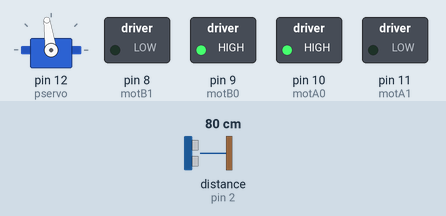
The sketch below on a simulated Arduino Uno, built with avr-gcc and run on an emulated ATmega328P. Shown: servo, switched loads named in the sketch (green lamp = pin HIGH). Wiring (inferred from the names in the program): ultrasonic range finder: trigger pin 3; echo pin 2. The inputs (shaded band) are chosen by the test bench; at power-on: distance to the obstacle (sensor on pin 2) 80 cm. The echo pulse lasts 58.3 µs per cm; pins used as bus, display or sensor lines are not drawn.

Above: at 1.2 s.
1.3 s: distance to the obstacle (sensor on pin 2) set to 30 cm
2.8 s: distance to the obstacle (sensor on pin 2) set to 24 cm
At 5.4 s:
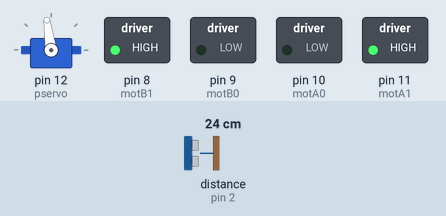
5.8 s: distance to the obstacle (sensor on pin 2) set to 35 cm
At 6.6 s:
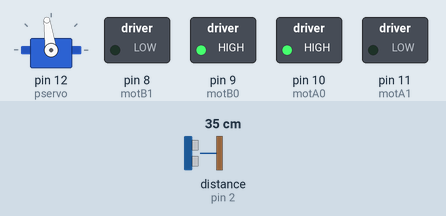
7.7 s: distance to the obstacle (sensor on pin 2) set to 2 cm
At 8.3 s:
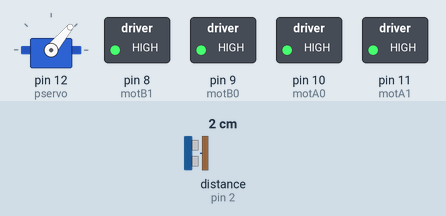
Timing chart, 0 to 11.7 s (numbered marks = the images above; inputs shaded):
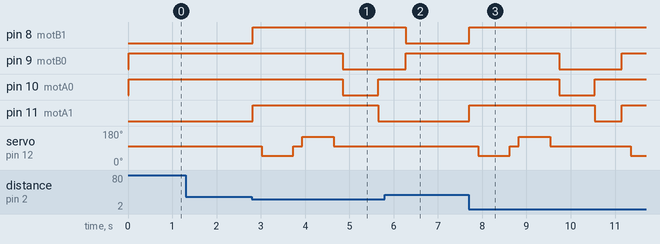

Measured:
- the behaviour switches between 27 and 26 cm on distance to the obstacle (sensor on pin 2) (found by bisection; images 0 and 1)
- after the input at 1.3 s, every drawn part: stays the same
- after the input at 2.8 s, pin 8 (motB1): LOW → HIGH at once; pin 9 (motB0): HIGH → LOW after 2.1 s; pin 10 (motA0): HIGH → LOW after 2.1 s, → HIGH 0.80 s later; pin 11 (motA1): LOW → HIGH at once, → LOW 2.8 s later; servo on pin 12 (pservo): 98° → 50° after 0.22 s, → 98° 0.71 s later, → 150° 0.20 s later, → 98° 0.71 s later
- after the input at 5.8 s, pin 8 (motB1): HIGH → LOW after 0.47 s; pin 11 (motA1): stays LOW (without the input it goes to HIGH after 0.47 s); servo on pin 12 (pservo): stays 98° (without the input it goes to 50° after 0.67 s)
- after the input at 7.7 s, pin 8 (motB1): LOW → HIGH at once; pin 9 (motB0): HIGH → LOW after 2.0 s, → HIGH 1.4 s later

The sketch:

Explorador4WD.ino
```cpp
//Evasor de Obstaculos 4WD
#include <Servo.h>

Servo servo;

int motA0=10; // Pines para control de motores
int motA1=11;
int motB0=9;
int motB1=8;

int pservo=12;
int echo=2;//Sensor de obstaculos
int triger=3;

int dir, disizq, discen, disder, sentido;

void setup()
{
 Serial.begin(9600);
 pinMode(motA0, OUTPUT);
 pinMode(motA1, OUTPUT);
 pinMode(motB0, OUTPUT);
 pinMode(motB1, OUTPUT);

 pinMode(pservo, OUTPUT);

 pinMode(echo,INPUT);
 pinMode(triger,OUTPUT);

 digitalWrite(motA0, LOW);
 digitalWrite(motA1, LOW);
 digitalWrite(motB0, LOW);
 digitalWrite(motB1, LOW);

 digitalWrite(pservo, LOW);

 servo.attach(12);
 servo.write(98);
}

void loop()
{
  int distanceR = 0;
  int distanceL = 0;

  if(distancia() <= 25)
  {
    alto();
    delay(200);
    distanceR = mirarDerecha();
    delay(200);
    distanceL = mirarIzquierda();
    delay(200);
    if(distanceR <= 25 && distancia() <= 25 && distanceL <= 25){
      atras();
      delay(800);
      izquierda();
      delay(600);
    }
    else if(distanceR >= distanceL){
      derecha();
      delay(600);
      alto();
    }
    else if(distanceR <= distanceL)
    {
      izquierda();
      delay(600);
      alto();
    }
  }
  else
  {
    adelante();
  }
}

void adelante()
{
  digitalWrite(motA0, HIGH);
  digitalWrite(motA1, LOW);
  digitalWrite(motB0, HIGH);
  digitalWrite(motB1, LOW);
}

void atras()
{
  digitalWrite(motA0, LOW);
  digitalWrite(motA1, HIGH);
  digitalWrite(motB0, LOW);
  digitalWrite(motB1, HIGH);
}

void izquierda()  //Giro a la izquierda
{
  digitalWrite(motA0,HIGH);
  digitalWrite(motA1,LOW);
  digitalWrite(motB0,LOW);
  digitalWrite(motB1,HIGH);
}

void derecha()  //Giro a la derecha
{
  digitalWrite(motA0,LOW);
  digitalWrite(motA1,HIGH);
  digitalWrite(motB0,HIGH);
  digitalWrite(motB1,LOW);
}

void alto() //Paro total
{
  digitalWrite(motA0,HIGH);
  digitalWrite(motA1,HIGH);
  digitalWrite(motB0,HIGH);
  digitalWrite(motB1,HIGH);
}

long mirarDerecha()
{
  servo.write(50);
  delay(500);
  int distance = distancia();
  delay(200);
  servo.write(98);
  return distance;
}

long mirarIzquierda()
{
  servo.write(150);
  delay(500);
  int distance = distancia();
  delay(200);
  servo.write(98);
  return distance;
}

long distancia()  //Medicion de distancia
{
  long t;
  long d;
  digitalWrite(triger, HIGH);
  delayMicroseconds(10);
  digitalWrite(triger, LOW);

  t = pulseIn(echo, HIGH);
  d = t/59;

  delay(10);
  return d;
}
```
